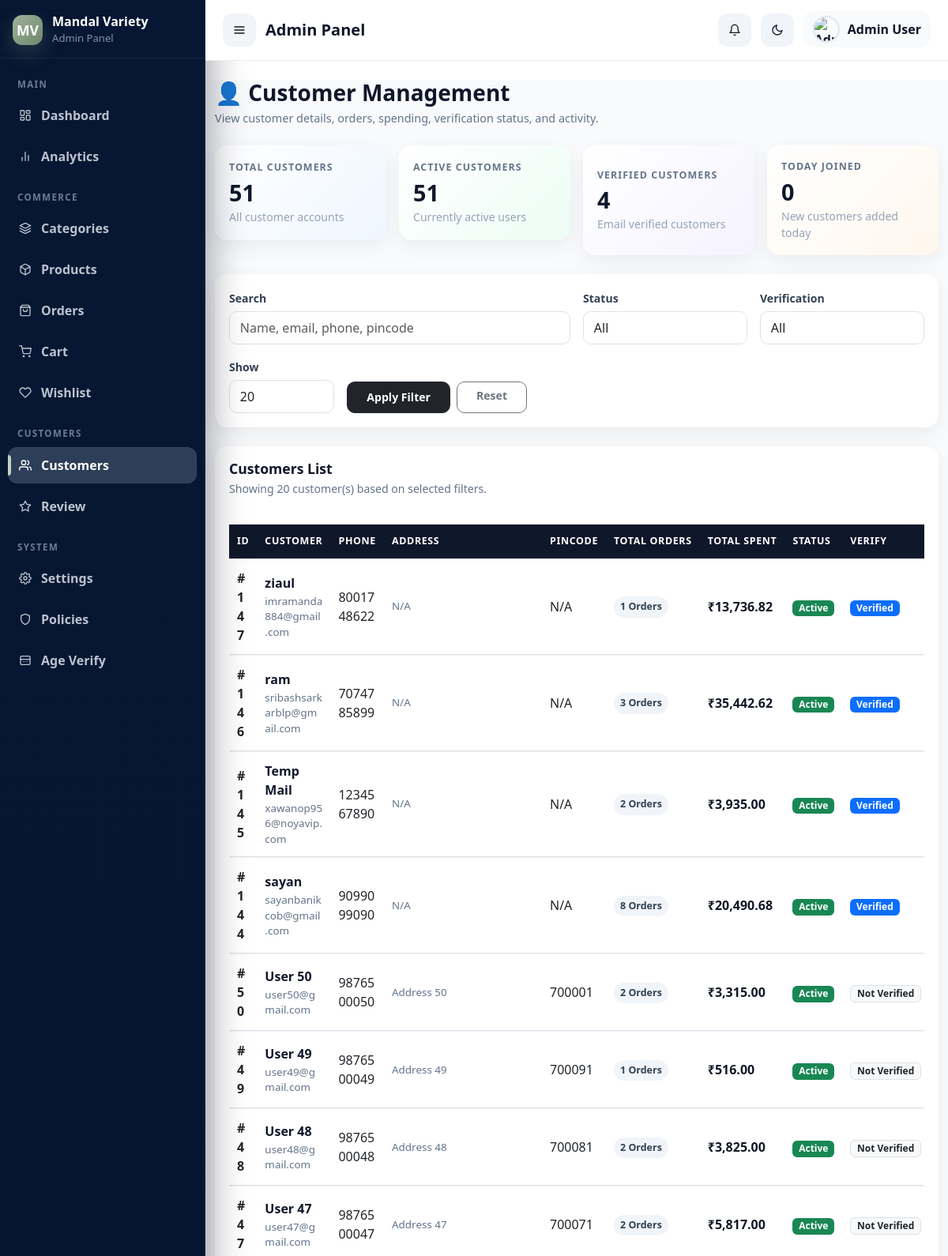
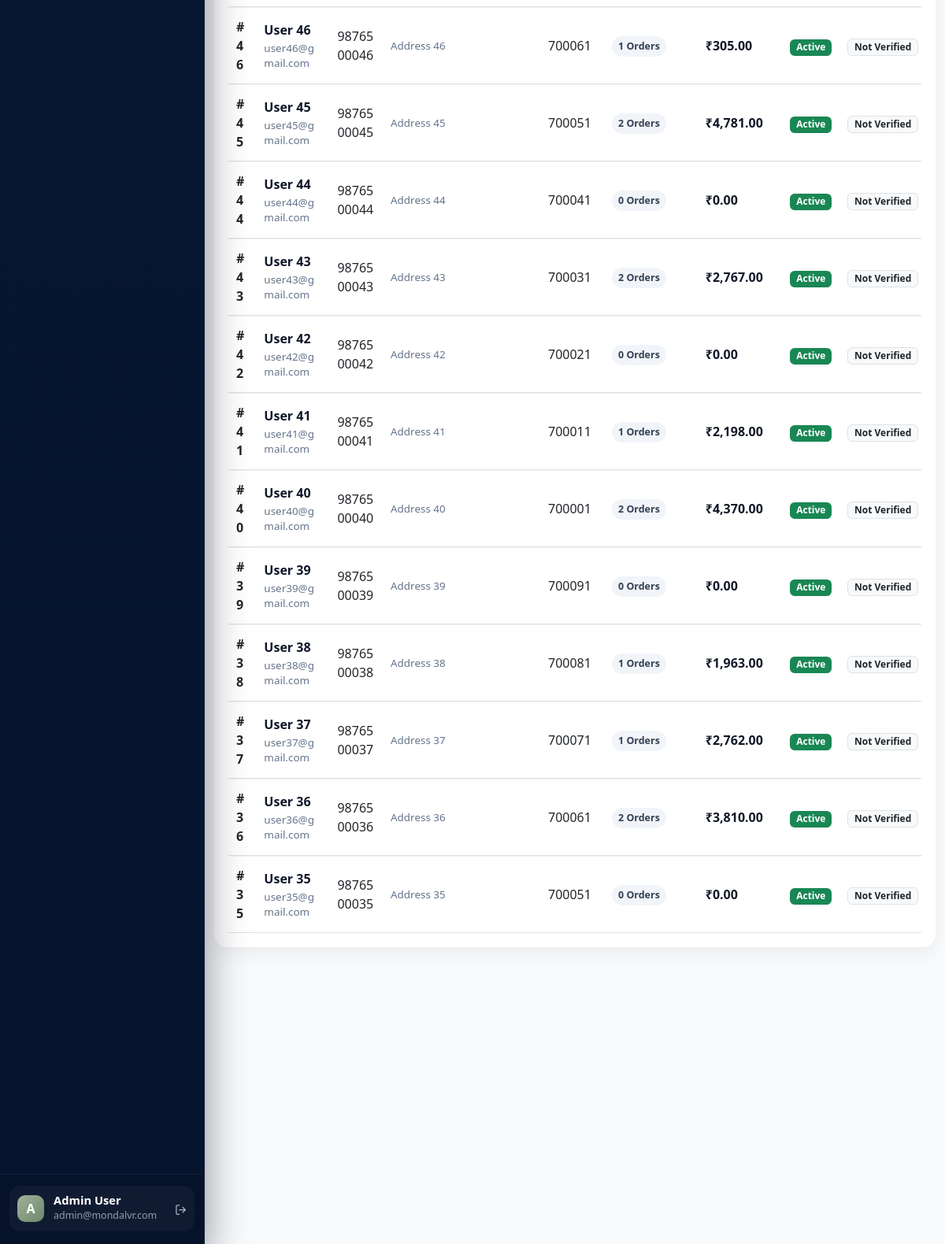
The app's page /admin/customers/list.php (signed in) with its own data (2 pictures, top to bottom).
### tables this page shows
CREATE TABLE `users` (
  `id` int(11) NOT NULL,
  `name` varchar(255) NOT NULL,
  `email` varchar(255) NOT NULL,
  `phone` varchar(20) NOT NULL,
  `password` varchar(255) NOT NULL,
  `role` enum('customer','admin','delivery') DEFAULT 'customer',
  `address` text DEFAULT NULL,
  `city` varchar(100) DEFAULT NULL,
  `state` varchar(100) DEFAULT NULL,
  `country` varchar(100) DEFAULT NULL,
  `profile_image` varchar(255) DEFAULT NULL,
  `pincode` varchar(10) DEFAULT NULL,
  `is_active` tinyint(1) DEFAULT 1,
  `created_at` timestamp NOT NULL DEFAULT current_timestamp(),
  `updated_at` timestamp NOT NULL DEFAULT current_timestamp() ON UPDATE current_timestamp(),
  `otp` varchar(6) DEFAULT NULL,
  `otp_expires_at` timestamp NULL DEFAULT NULL,
  `is_verified` tinyint(1) DEFAULT 0,
  `email_verified_at` timestamp NULL DEFAULT NULL,
  `last_login` datetime DEFAULT NULL,
  `login_otp` varchar(10) DEFAULT NULL,
  `otp_expiry` datetime DEFAULT NULL
);

### admin/includes/config.php (called while the page is built, shortened)
<?php
if (!function_exists('e')) {
    function e($string) {
        return htmlspecialchars($string ?? '', ENT_QUOTES, 'UTF-8');
    }
}
?>

### admin/customers/list.php (the view, shortened to what this page needs)
<?php include '../includes/header.php'; ?>
<?php include '../includes/sidebar.php'; ?>
<?php
function userStatusBadge($isActive)
{
    return ((int)$isActive === 1)
        ? '<span class="badge text-bg-success">Active</span>'
        : '<span class="badge text-bg-danger">Inactive</span>';
}
function verifyBadge($isVerified)
{
    return ((int)$isVerified === 1)
        ? '<span class="badge text-bg-primary">Verified</span>'
        : '<span class="badge bg-light text-dark border">Not Verified</span>';
}
$search = trim($_GET['search'] ?? '');
$limit = (int)($_GET['limit'] ?? 20);
$where = [];
$whereSql = !empty($where) ? 'WHERE ' . implode(' AND ', $where) : '';
$statsSql = "
    SELECT
        COUNT(*) AS total_customers,
        SUM(CASE WHEN is_active = 1 THEN 1 ELSE 0 END) AS active_customers,
        SUM(CASE WHEN is_verified = 1 THEN 1 ELSE 0 END) AS verified_customers,
        SUM(CASE WHEN DATE(created_at) = CURDATE() THEN 1 ELSE 0 END) AS today_customers
    FROM users
    WHERE role = 'customer' OR role IS NULL OR role = ''
";
$stats = $conn->query($statsSql)->fetch(PDO::FETCH_ASSOC);
$sql = "
    SELECT
        u.*,
        COUNT(o.id) AS total_orders,
        COALESCE(SUM(o.grand_total), 0) AS total_spent,
        MAX(o.created_at) AS last_order_date
    FROM users u
    LEFT JOIN orders o ON u.id = o.user_id
    $whereSql
    " . (empty($where) ? "WHERE" : "AND") . " (u.role = 'customer' OR u.role IS NULL OR u.role = '')
    GROUP BY u.id
    ORDER BY u.id DESC
    LIMIT :limit_rows
";
$stmt = $conn->prepare($sql);
$stmt->bindValue(':limit_rows', $limit, PDO::PARAM_INT);
$stmt->execute();
$customers = $stmt->fetchAll(PDO::FETCH_ASSOC);
?>
<div class="w-100">
    <?php include '../includes/topbar.php'; ?>
    <div class="container-fluid mt-4 mb-5 customers-page">
        <div class="d-flex justify-content-between align-items-start flex-wrap gap-3 mb-4">
            <div>
                <h4 class="page-title">👤 Customer Management</h4>
                <div class="page-subtitle">View customer details, orders, spending, verification status, and activity.</div>
            </div>
        </div>
        <div class="row g-3 mb-4">
            <div class="col-12 col-md-6">
                <div class="row g-3">
                    <div class="col-12 col-sm-6">
                        <div class="card stats-card gradient-card-1 h-100">
                            <div class="card-body">
                                <div class="stats-label">Total Customers</div>
                                <div class="stats-value"><?= (int)($stats['total_customers'] ?? 0) ?></div>
                                <div class="stats-note">All customer accounts</div>
                            </div>
                        </div>
                    </div>
                    <div class="col-12 col-sm-6">
                        <div class="card stats-card gradient-card-2 h-100">
                            <div class="card-body">
                                <div class="stats-label">Active Customers</div>
                                <div class="stats-value"><?= (int)($stats['active_customers'] ?? 0) ?></div>
                                <div class="stats-note">Currently active users</div>
                            </div>
                        </div>
                    </div>
                </div>
            </div>
            <div class="col-12 col-md-6">
                <div class="row g-3">
                    <div class="col-12 col-sm-6">
                        <div class="card stats-card gradient-card-3 h-100">
                            <div class="card-body">
                                <div class="stats-label">Verified Customers</div>
                                <div class="stats-value"><?= (int)($stats['verified_customers'] ?? 0) ?></div>
                                <div class="stats-note">Email verified customers</div>
                            </div>
                        </div>
                    </div>
                    <div class="col-12 col-sm-6">
                        <div class="card stats-card gradient-card-4 h-100">
                            <div class="card-body">
                                <div class="stats-label">Today Joined</div>
                                <div class="stats-value"><?= (int)($stats['today_customers'] ?? 0) ?></div>
                                <div class="stats-note">New customers added today</div>
                            </div>
                        </div>
                    </div>
                </div>
            </div>
        </div>
        <div class="card filter-card mb-4">
            <div class="card-body">
                <form method="GET">
                    <div class="row g-3 mb-3">
                        <div class="col-12 col-lg-6">
                            <label class="form-label">Search</label>
                            <input type="text" name="search" class="form-control" value="<?= e($search) ?>" placeholder="Name, email, phone, pincode">
                        </div>
                        <div class="col-12 col-sm-6 col-lg-3">
                            <label class="form-label">Status</label>
                            <select name="status" class="form-select">
                                <option value="">All</option>
                            </select>
                        </div>
                        <div class="col-12 col-sm-6 col-lg-3">
                            <label class="form-label">Verification</label>
                            <select name="verify" class="form-select">
                                <option value="">All</option>
                            </select>
                        </div>
                    </div>
                    <div class="row g-3 align-items-end">
                        <div class="col-12 col-sm-6 col-lg-2">
                            <label class="form-label">Show</label>
                            <select name="limit" class="form-select">
                                <option value="20" <?= $limit === 20 ? 'selected' : '' ?>>20</option>
                            </select>
                        </div>
                        <div class="col-12 col-lg-10">
                            <div class="d-grid d-sm-flex gap-2">
                                <button type="submit" class="btn btn-dark px-4">Apply Filter</button>
                                <a href="list.php" class="btn btn-outline-secondary px-4">Reset</a>
                            </div>
                        </div>
                    </div>
                </form>
            </div>
        </div>
        <div class="card table-card">
            <div class="table-card-header">
                <div class="d-flex justify-content-between align-items-start flex-wrap gap-2">
                    <div>
                        <h6 class="table-title">Customers List</h6>
                        <div class="table-note">Showing <?= count($customers) ?> customer(s) based on selected filters.</div>
                    </div>
                </div>
            </div>
            <div class="card-body pt-3">
                <div class="table-scroll-area">
                    <table class="table align-middle">
                        <thead>
                            <tr>
                                <th>ID</th>
                                <th>Customer</th>
                                <th>Phone</th>
                                <th>Address</th>
                                <th>Pincode</th>
                                <th>Total Orders</th>
                                <th>Total Spent</th>
                                <th>Status</th>
                                <th>Verify</th>
                            </tr>
                        </thead>
                        <tbody>
                            <?php if (!empty($customers)): ?>
                                <?php foreach ($customers as $row): ?>
                                    <tr>
                                        <td><strong>#<?= (int)$row['id'] ?></strong></td>
                                        <td>
                                            <div class="customer-name"><?= e($row['name'] ?: 'N/A') ?></div>
                                            <div class="sub-text"><?= e($row['email'] ?: 'N/A') ?></div>
                                        </td>
                                        <td><?= e($row['phone'] ?: 'N/A') ?></td>
                                        <td class="address-box">
                                            <div class="sub-text"><?= !empty($row['address']) ? nl2br(e($row['address'])) : 'N/A' ?></div>
                                        </td>
                                        <td><?= e($row['pincode'] ?: 'N/A') ?></td>
                                        <td>
                                            <span class="mini-chip"><?= (int)$row['total_orders'] ?> Orders</span>
                                        </td>
                                        <td>
                                            <span class="money-text">₹<?= number_format((float)$row['total_spent'], 2) ?></span>
                                        </td>
                                        <td><?= userStatusBadge($row['is_active']) ?></td>
                                        <td><?= verifyBadge($row['is_verified']) ?></td>
                                    </tr>
                                <?php endforeach; ?>
                            <?php else: ?>
                                <tr>
                                    <td colspan="11" class="text-center py-5 text-muted">No customers found.</td>
                                </tr>
                            <?php endif; ?>
                        </tbody>
                    </table>
                </div>
            </div>
        </div>
    </div>
</div>
<?php include '../includes/footer.php'; ?>

### admin/includes/header.php (style rules this page uses)
.d-flex > .w-100 { min-width: 0; width: calc(100% - 260px) !important; flex-grow: 1; }

### admin/includes/sidebar.php (style rules this page uses)
:root { --sidebar-bg: #071733; --sidebar-bg-2: #0a1d3f; --sidebar-border: rgba(255,255,255,0.06); --sidebar-text: rgba(226, 232, 240, 0.82); --sidebar-text-soft: rgba(148, 163, 184, 0.88); --sidebar-text-strong: #ffffff; --sidebar-active: rgba(148, 163, 184, 0.20); --sidebar-hover: rgba(148, 163, 184, 0.12); --sidebar-icon-bg: linear-gradient(135deg, #9fb39a 0%, #6f876c 100%); --sidebar-shadow: 0 20px 50px rgba(2, 6, 23, 0.45); }

### admin/includes/topbar.php (style rules this page uses)
.page-title { font-weight: 800; color: #0f172a; white-space: nowrap; }

### admin/customers/list.php (style rules this page uses)
.customers-page { background: #f8fafc; min-height: 100vh; overflow-x: hidden; }
.customers-page .page-title { font-weight: 800; font-size: 1.75rem; line-height: 1.2; color: #0f172a; margin-bottom: 4px; }
.customers-page .page-subtitle { color: #64748b; font-size: 0.9rem; margin-bottom: 0; }
.customers-page .stats-card, .customers-page .filter-card, .customers-page .table-card { border: 0; border-radius: 16px; box-shadow: 0 8px 24px rgba(2, 6, 23, 0.06); overflow: hidden; background: #fff; }
.customers-page .stats-card .card-body, .customers-page .filter-card .card-body, .customers-page .table-card .card-body { padding: 18px; }
.customers-page .stats-card .card-body { display: flex; flex-direction: column; justify-content: center; min-height: 120px; }
.customers-page .stats-label { font-size: 0.78rem; text-transform: uppercase; letter-spacing: 0.08em; color: #64748b; margin-bottom: 6px; font-weight: 700; }
.customers-page .stats-value { font-size: 1.8rem; line-height: 1.1; font-weight: 800; color: #0f172a; margin-bottom: 4px; }
.customers-page .stats-note { font-size: 0.88rem; color: #94a3b8; }
.customers-page .gradient-card-1 { background: linear-gradient(135deg, #ffffff 0%, #eef6ff 100%); }
.customers-page .gradient-card-2 { background: linear-gradient(135deg, #ffffff 0%, #ecfdf5 100%); }
.customers-page .gradient-card-3 { background: linear-gradient(135deg, #ffffff 0%, #f5f3ff 100%); }
.customers-page .gradient-card-4 { background: linear-gradient(135deg, #ffffff 0%, #fff7ed 100%); }
.customers-page .form-label { font-weight: 600; color: #334155; font-size: 0.88rem; margin-bottom: 6px; }
.customers-page .form-control, .customers-page .form-select { min-height: 42px; padding: 0.4rem 0.8rem; border-radius: 10px; border: 1px solid #dbe2ea; box-shadow: none; background: #fff; }
.customers-page .btn { border-radius: 10px; min-height: 40px; font-weight: 600; font-size: 0.88rem; white-space: nowrap; }
.customers-page .table-card-header { padding: 18px; }
.customers-page .table-title { font-weight: 800; color: #0f172a; margin-bottom: 4px; font-size: 1.1rem; }
.customers-page .table-note { color: #64748b; font-size: 0.88rem; }
.customers-page .table-scroll-area { width: 100%; max-width: 100%; overflow-x: auto; max-height: 68vh; border-top: 1px solid #eef2f7; scrollbar-width: thin; scrollbar-color: #94a3b8 #e2e8f0; }
.customers-page .table { margin-bottom: 0; border-collapse: separate; border-spacing: 0; width: 100%; min-width: auto; table-layout: auto; }
.customers-page .table thead th { position: sticky; top: 0; z-index: 5; background: #0f172a !important; color: #fff !important; border: none !important; font-size: 0.78rem; text-transform: uppercase; letter-spacing: 0.05em; white-space: nowrap; padding: 12px 10px; text-align: left; }
.customers-page .table tbody td { vertical-align: middle; padding: 12px 10px; border-top: 1px solid #eef2f7; border-right: none; border-left: none; background: #fff; word-break: break-word; max-width: 200px; }
.customers-page .customer-name { font-weight: 700; color: #0f172a; margin-bottom: 2px; }
.customers-page .sub-text { color: #64748b; font-size: 0.84rem; line-height: 1.45; white-space: normal; }
.customers-page .mini-chip { display: inline-flex; align-items: center; gap: 6px; background: #f1f5f9; color: #334155; font-size: 0.78rem; padding: 4px 8px; border-radius: 999px; font-weight: 600; white-space: nowrap; }
.customers-page .address-box { min-width: 200px; max-width: 260px; }
.customers-page .money-text { font-weight: 800; color: #111827; }

### records on screen
users: id "147", name "ziaul", email "imramanda884@gmail.com", phone "8001748622", shows "N/A", pincode "N/A", total_orders "1", total_spent "13,736.82", is_active "Active", is_verified "Verified"
users: id "146", name "ram", email "sribashsarkarblp@gmail.com", phone "7074785899", shows "N/A", pincode "N/A", total_orders "3", total_spent "35,442.62", is_active "Active", is_verified "Verified"
users: id "145", name "Temp Mail", email "xawanop956@noyavip.com", phone "1234567890", shows "N/A", pincode "N/A", total_orders "2", total_spent "3,935.00", is_active "Active", is_verified "Verified"
users: id "144", name "sayan", email "sayanbanikcob@gmail.com", phone "9099099090", shows "N/A", pincode "N/A", total_orders "8", total_spent "20,490.68", is_active "Active", is_verified "Verified"
users: id "50", name "User 50", email "user50@gmail.com", phone "9876500050", address "Address 50", pincode "700001", total_orders "2", total_spent "3,315.00", is_active "Active", is_verified "Not Verified"
users: id "49", name "User 49", email "user49@gmail.com", phone "9876500049", address "Address 49", pincode "700091", total_orders "1", total_spent "516.00", is_active "Active", is_verified "Not Verified"
users: id "48", name "User 48", email "user48@gmail.com", phone "9876500048", address "Address 48", pincode "700081", total_orders "2", total_spent "3,825.00", is_active "Active", is_verified "Not Verified"
users: id "47", name "User 47", email "user47@gmail.com", phone "9876500047", address "Address 47", pincode "700071", total_orders "2", total_spent "5,817.00", is_active "Active", is_verified "Not Verified"
users: id "46", name "User 46", email "user46@gmail.com", phone "9876500046", address "Address 46", pincode "700061", total_orders "1", total_spent "305.00", is_active "Active", is_verified "Not Verified"
users: id "45", name "User 45", email "user45@gmail.com", phone "9876500045", address "Address 45", pincode "700051", total_orders "2", total_spent "4,781.00", is_active "Active", is_verified "Not Verified"
users: id "44", name "User 44", email "user44@gmail.com", phone "9876500044", address "Address 44", pincode "700041", total_orders "0", total_spent "0.00", is_active "Active", is_verified "Not Verified"
users: id "43", name "User 43", email "user43@gmail.com", phone "9876500043", address "Address 43", pincode "700031", total_orders "2", total_spent "2,767.00", is_active "Active", is_verified "Not Verified"
users: id "42", name "User 42", email "user42@gmail.com", phone "9876500042", address "Address 42", pincode "700021", total_orders "0", total_spent "0.00", is_active "Active", is_verified "Not Verified"
users: id "41", name "User 41", email "user41@gmail.com", phone "9876500041", address "Address 41", pincode "700011", total_orders "1", total_spent "2,198.00", is_active "Active", is_verified "Not Verified"
users: id "40", name "User 40", email "user40@gmail.com", phone "9876500040", address "Address 40", pincode "700001", total_orders "2", total_spent "4,370.00", is_active "Active", is_verified "Not Verified"
users: id "39", name "User 39", email "user39@gmail.com", phone "9876500039", address "Address 39", pincode "700091", total_orders "0", total_spent "0.00", is_active "Active", is_verified "Not Verified"
users: id "38", name "User 38", email "user38@gmail.com", phone "9876500038", address "Address 38", pincode "700081", total_orders "1", total_spent "1,963.00", is_active "Active", is_verified "Not Verified"
users: id "37", name "User 37", email "user37@gmail.com", phone "9876500037", address "Address 37", pincode "700071", total_orders "1", total_spent "2,762.00", is_active "Active", is_verified "Not Verified"
users: id "36", name "User 36", email "user36@gmail.com", phone "9876500036", address "Address 36", pincode "700061", total_orders "2", total_spent "3,810.00", is_active "Active", is_verified "Not Verified"
users: id "35", name "User 35", email "user35@gmail.com", phone "9876500035", address "Address 35", pincode "700051", total_orders "0", total_spent "0.00", is_active "Active", is_verified "Not Verified"

### other values on screen
substr($adminName, 0, 1) "A"
$adminName "Admin User"
$adminEmail "admin@mondalvr.com"
$stats['total_customers'] "51"
$stats['active_customers'] "51"
$stats['verified_customers'] "4"
$stats['today_customers'] "0"
count($customers) "20"
